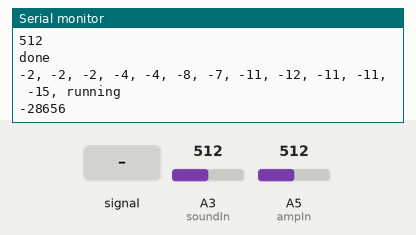
This sketch was run on a simulated Arduino Uno, built with avr-gcc and run on an emulated ATmega328P. Shown: the last lines printed to the serial monitor. The inputs (shaded band) are chosen by the test bench; at power-on: A3 (soundIn) = 512, A5 (ampIn) = 512.

Above: at 1.2 s.
1.3 s: A3 (soundIn) fed a 200 Hz sine of ±81 counts around its level
2.8 s: A3 (soundIn) set to 716
4.3 s: A5 (ampIn) set to 716
At 4.6 s:
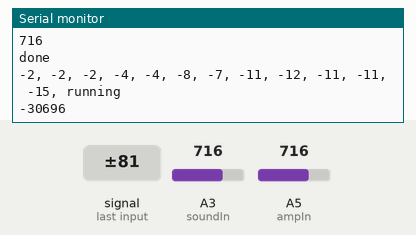
5.8 s: A3 (soundIn) fed a 1000 Hz sine of ±255 counts around its level
7.3 s: A3 (soundIn) fed a 50 Hz sine of ±306 counts around its level
10.3 s: A5 (ampIn) set to 900
At 11.06 s:
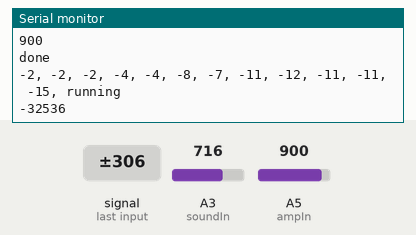
Timing chart, 0 to 12.8 s (numbered marks = the images above; inputs shaded):
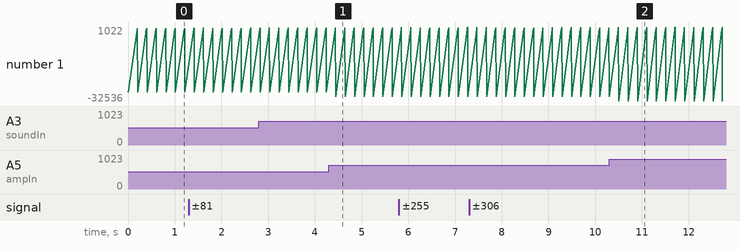

The sketch:

ffttestburnfft.ino
```cpp
// (licence header left out)
// #include <Wire.h>
#include "arduinoFFT.h" // Standard Arduino FFT library
// https://github.com/kosme/arduinoFFT, in IDE, Sketch, Include Library, Manage Library, then search for FFT
arduinoFFT FFT = arduinoFFT();


#define SAMPLES 128              // Must be a power of 2
#define SAMPLING_FREQUENCY 40000 // Hz, must be 40000 or less due to ADC conversion time. Determines maximum frequency that can be analysed by the FFT Fmax=sampleF/2.
//#define amplitude 1000            // Depending on your audio source level, you may need to increase this value
#define soundIn A3
#define ampIn A5 // volume control
unsigned int sampling_period_us;
unsigned long microseconds;
byte peak[] = {0,0,0,0,0,0,0};
double vReal[SAMPLES];
double vImag[SAMPLES];
unsigned long newTime, oldTime;
int evenfilter[12];
int multifilter[12];
int amplitude;
/////////////////////////////////////////////////////////////////////////
void setup() {
  Serial.begin(115200);
  // Wire.begin(5,4); // SDA, SCL
//  display.init();
//  display.setFont(ArialMT_Plain_10);
//  display.flipScreenVertically(); // Adjust to suit or remove
  sampling_period_us = round(1000000 * (1.0 / SAMPLING_FREQUENCY));
}

void loop() {
  amplitude = (4200 - analogRead(ampIn))  * 10;
  Serial.println("running");
  Serial.println(amplitude);
  for (int i = 0; i < SAMPLES; i++) {
    newTime = micros()-oldTime;
    oldTime = newTime;
    vReal[i] = analogRead(soundIn); // A conversion takes about 1uS on an ESP32
    vImag[i] = 0;
    while (micros() < (newTime + sampling_period_us)) { /* do nothing to wait */ }
  }
  FFT.Windowing(vReal, SAMPLES, FFT_WIN_TYP_HAMMING, FFT_FORWARD);
  FFT.Compute(vReal, vImag, SAMPLES, FFT_FORWARD);
  FFT.ComplexToMagnitude(vReal, vImag, SAMPLES);
  int bins[12] = {-2, -2, -2, -4, -4, -8, -7, -11, -12, -11, -11, -15};

  for (int i = 2; i < (SAMPLES/2); i++){ // Don't use sample 0 and only first SAMPLES/2 are usable. Each array eleement represents a frequency and its value the amplitude.
    // Serial.println(vReal[i]);
    // if (vReal[i] > 2000) { // Add a crude noise filter, 10 x amplitude or more
    //   if (i<=2 )             displayBand(0,(int)vReal[i]/amplitude); // 125Hz
    //   if (i >3   && i<=5 )   displayBand(1,(int)vReal[i]/amplitude); // 250Hz
    //   if (i >5   && i<=7 )   displayBand(2,(int)vReal[i]/amplitude); // 500Hz
    //   if (i >7   && i<=15 )  displayBand(3,(int)vReal[i]/amplitude); // 1000Hz
    //   if (i >15  && i<=30 )  displayBand(4,(int)vReal[i]/amplitude); // 2000Hz
    //   if (i >30  && i<=53 )  displayBand(5,(int)vReal[i]/amplitude); // 4000Hz
    //   if (i >53  && i<=200 ) displayBand(6,(int)vReal[i]/amplitude); // 8000Hz
    //   if (i >200           ) displayBand(7,(int)vReal[i]/amplitude); // 16000Hz
    //   Serial.println(i);
    // }
    //if (vReal[i] > (amplitude*10)) {
    if (i<=3 ) {
      for (int t= 0; t < vReal[i]/amplitude; t++) {
        bins[0]++;
        if (bins[0] > 0) {
          Serial.print("#");
        }
      }
    }             // displayBand(0,(int)vReal[i]/amplitude); // 125Hz
    if (i == 3 ) {
      Serial.println(' ');
      Serial.println('i');
      Serial.println(i);
    }

    if (i >3 && i<=5 )   {
      for (int t= 0; t < vReal[i]/amplitude; t++) {
        bins[1]++;
        if (bins[1] > 0) {
          Serial.print("#");
        }
      }
    }   // displayBand(1,(int)vReal[i]/amplitude); // 250Hz
    if (i == 5 ) {
      Serial.println(' ');
      Serial.println('i');
      Serial.println(i);
    }

    if (i >5 && i<=7 )   {
      for (int t= 0; t < vReal[i]/amplitude; t++) {
        bins[2]++;
        if (bins[2] > 0) {
          Serial.print("#");
        }
      }
    }   // displayBand(2,(int)vReal[i]/amplitude); // 500Hz
    if (i == 7 ) {
      Serial.println(' ');
      Serial.println('i');
      Serial.println(i);
    }

    if (i >7 && i<=11 )    {
      for (int t= 0; t < vReal[i]/amplitude; t++) {
        bins[3]++;
        if (bins[3] > 0) {
          Serial.print("#");
        }
      }
    } // displayBand(3,(int)vReal[i]/amplitude); // 1000Hz
    if (i == 11 ) {
      Serial.println(' ');
      Serial.println('i');
      Serial.println(i);
    }


    if (i >11 && i<=15 )    {
      for (int t= 0; t < vReal[i]/amplitude; t++) {
        bins[4]++;
        if (bins[3] > 0) {
          Serial.print("#");
        }
      }
    } // displayBand(3,(int)vReal[i]/amplitude); // 1000Hz
    if (i == 15 ) {
      Serial.println(' ');
      Serial.println('i');
      Serial.println(i);
    }

    if (i >15 && i<=23 )  {
      for (int t= 0; t < vReal[i]/amplitude; t++) {
        bins[5]++;
        if (bins[4] > 0) {
          Serial.print("#");
        }
      }
    }  // displayBand(4,(int)vReal[i]/amplitude); // 2000Hz
    if (i == 23 ) {
      Serial.println(' ');
      Serial.println('i');
      Serial.println(i);
    }
    if (i >23 && i<=30 )  {
      for (int t= 0; t < vReal[i]/amplitude; t++) {
        bins[6]++;
        if (bins[4] > 0) {
          Serial.print("#");
        }
      }
    }  // displayBand(4,(int)vReal[i]/amplitude); // 2000Hz
    if (i == 30 ) {
      Serial.println(' ');
      Serial.println('i');
      Serial.println(i);
    }

    if (i >30 && i<=41 )  {
      for (int t= 0; t < vReal[i]/amplitude; t++) {
        bins[7]++;
        if (bins[5] > 0) {
          Serial.print("#");
        }
      }
    }  // displayBand(5,(int)vReal[i]/amplitude); // 4000Hz
    if (i == 41 ) {
      Serial.println(' ');
      Serial.println('i');
      Serial.println(i);
    }
    if (i >41 && i<=53 )  {
      for (int t= 0; t < vReal[i]/amplitude; t++) {
        bins[8]++;
        if (bins[5] > 0) {
          Serial.print("#");
        }
      }
    }  // displayBand(5,(int)vReal[i]/amplitude); // 4000Hz
    if (i == 53 ) {
      Serial.println(' ');
      Serial.println('i');
      Serial.println(i);
    }

    if (i >53 && i<=64 )  {
      for (int t= 0; t < vReal[i]/amplitude; t++) {
        bins[9]++;
        if (bins[6] > 0) {
          Serial.print("#");
        }
      }
    } // displayBand(6,(int)vReal[i]/amplitude); // 8000Hz
    if (i == 64 ) {
      Serial.println(' ');
      Serial.println('i');
    }


    if (i >64 && i<=75 )  {
      for (int t= 0; t < vReal[i]/amplitude; t++) {
        bins[10]++;
        if (bins[6] > 0) {
          Serial.print("#");
        }
      }
    } // displayBand(6,(int)vReal[i]/amplitude); // 8000Hz
    if (i == 75 ) {
      Serial.println(' ');
      Serial.println('i');
      Serial.println(i);
    }

    if (i >75 && i<=90 )  {
      for (int t= 0; t < vReal[i]/amplitude; t++) {
        bins[11]++;
        if (bins[7] > 0) {
          Serial.print("#");
        }
      }
    } // displayBand(6,(int)vReal[i]/amplitude); // 8000Hz
    if (i == 90 ) {
      Serial.println(' ');
      Serial.println('i');
      Serial.println(i);
    }
  }
  Serial.println(" ");

  Serial.println(analogRead(soundIn));
  Serial.println(analogRead(ampIn));
  Serial.println("done");
  for (int i = 0; i < 12; i++){
    Serial.print(bins[i]);
    Serial.print(", ");
  }
 //  Serial.println(" ");
  if (millis()%4 == 0) {for (byte band = 0; band <= 6; band++) {if (peak[band] > 0) peak[band] -= 1;}} // Decay the peak
  // display.display();
}

void displayBand(int band, int dsize){
  // display stuff
  int dmax = 50;
  if (dsize > dmax) dsize = dmax;
  // if (band == 7) display.drawHorizontalLine(18*6,0, 14);
  for (int s = 0; s <= dsize; s=s+2){
    // display.drawHorizontalLine(18*band,64-s, 14);
    Serial.println("band");
    Serial.println(band);
    Serial.println("s");
  }
  if (dsize > peak[band]) {peak[band] = dsize;}
}
```

Measured:
- after the input at 4.3 s, the serial monitor: prints a new line after 0.15 s (image 1)
- after the input at 10.3 s, the serial monitor: prints a new line after 0.20 s (image 2)
- plotted number 1: -28656 → -30696 after the input at 4.3 s, 716 → -32536 after the input at 10.3 s
